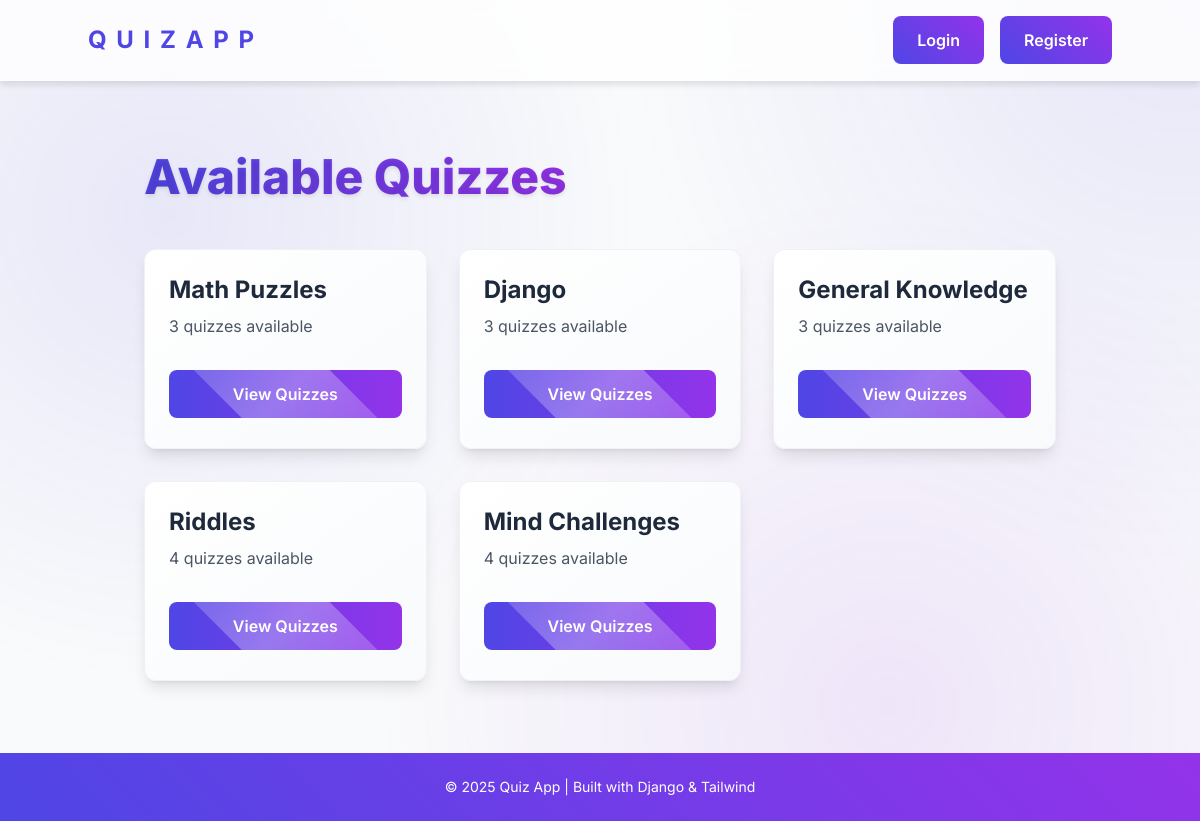
Before: / with the older database file.
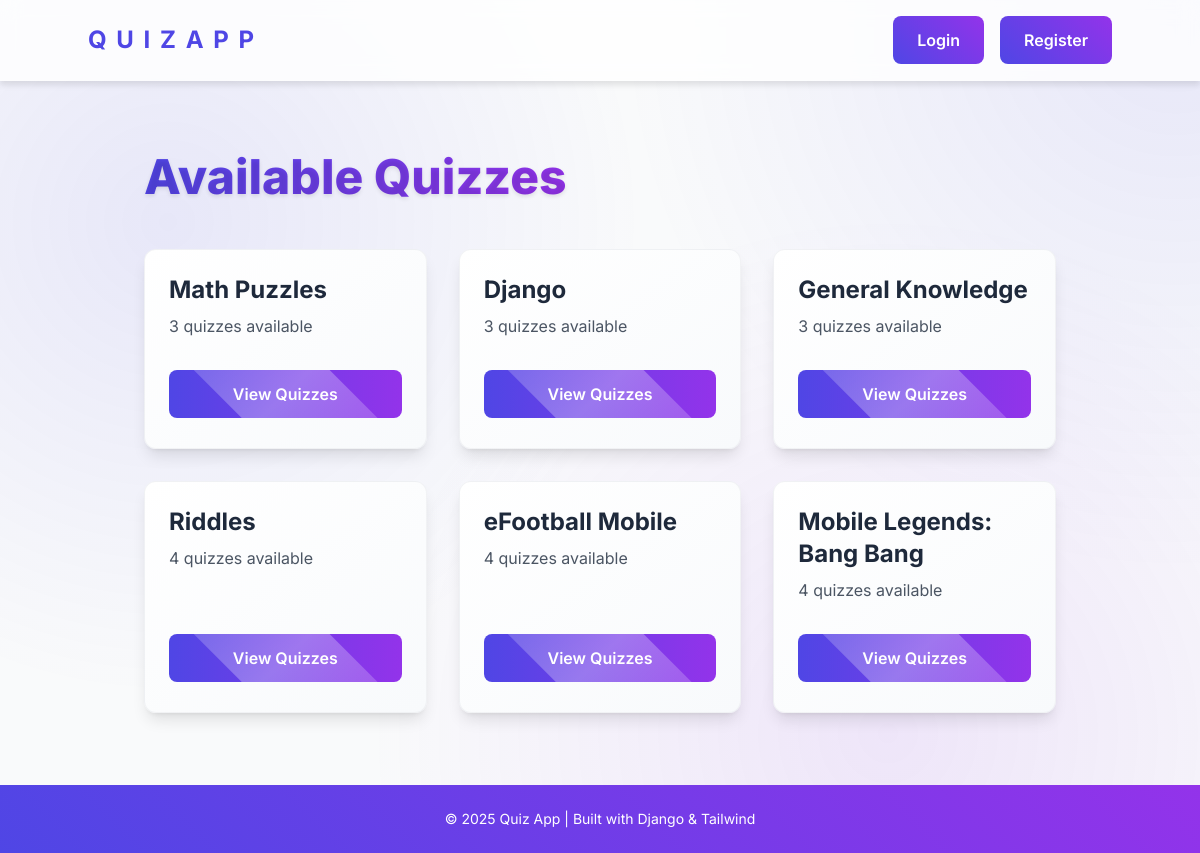
After: the same page with the newer database file.
### quiz/models.py (models this page shows, shortened)
class Category(models.Model):
    name = models.CharField(max_length=100, unique=True)

### quiz/views.py (the view)
# urls.py: path("", views.quiz_list, name="quiz_list"),
def quiz_list(request):
    category_filter = request.GET.get('category')
    categories = Category.objects.all()
    if category_filter:
        category = get_object_or_404(Category, name=category_filter)
        quizzes = Quiz.objects.filter(category=category)
        difficulty_levels = DifficultyLevel.objects.filter(quizzes__category=category).distinct()
        difficulty_filter = request.GET.get('difficulty')
        if difficulty_filter:
            quizzes = quizzes.filter(difficulty__level=difficulty_filter)
    else:
        quizzes = None
        difficulty_levels = None
    context = {
        "categories": categories,
        "selected_category": category_filter,
        "quizzes": quizzes,
        "difficulty_levels": difficulty_levels,
        "selected_difficulty": request.GET.get('difficulty'),
    }
    return render(request, "quiz/quiz_list.html", context)

### quiz/templates/quiz/quiz_list.html (shortened to what this page needs)
{% extends "layout.html" %}
{% block content %}
<div class="max-w-6xl mx-auto px-4 sm:px-6 lg:px-8 py-12">
    <h1 class="page-title text-5xl font-extrabold text-center mb-12">Available Quizzes</h1>
    {% if not selected_category %}
        <div class="grid grid-cols-1 md:grid-cols-2 lg:grid-cols-3 gap-8">
            {% for category in categories %}
                <a href="{% url 'quiz_list' %}?category={{ category.name }}" class="block">
                    <div class="category-card rounded-xl shadow-lg p-6 h-full">
                        <div class="card-content">
                            <h2 class="text-2xl font-bold mb-2">{{ category.name }}</h2>
                            <p class="text-gray-600 mb-4">
                                {% with quiz_count=category.quizzes.count %}
                                    {{ quiz_count }} quiz{{ quiz_count|pluralize:"zes" }} available
                                {% endwith %}
                            </p>
                            <div class="mt-auto pt-4">
                                <span class="gradient-button inline-block text-white px-6 py-3 rounded-lg font-semibold transition-all">
                                    View Quizzes
                                </span>
                            </div>
                        </div>
                    </div>
                </a>
            {% endfor %}
        </div>
    {% endif %}
</div>
{% endblock %}

Changed rows visible on the page:
removed Category: name "Mind Challenges", quizzes.count "4"
added Category: name "eFootball Mobile", quizzes.count "4"
added Category: name "Mobile Legends: Bang Bang", quizzes.count "4"
